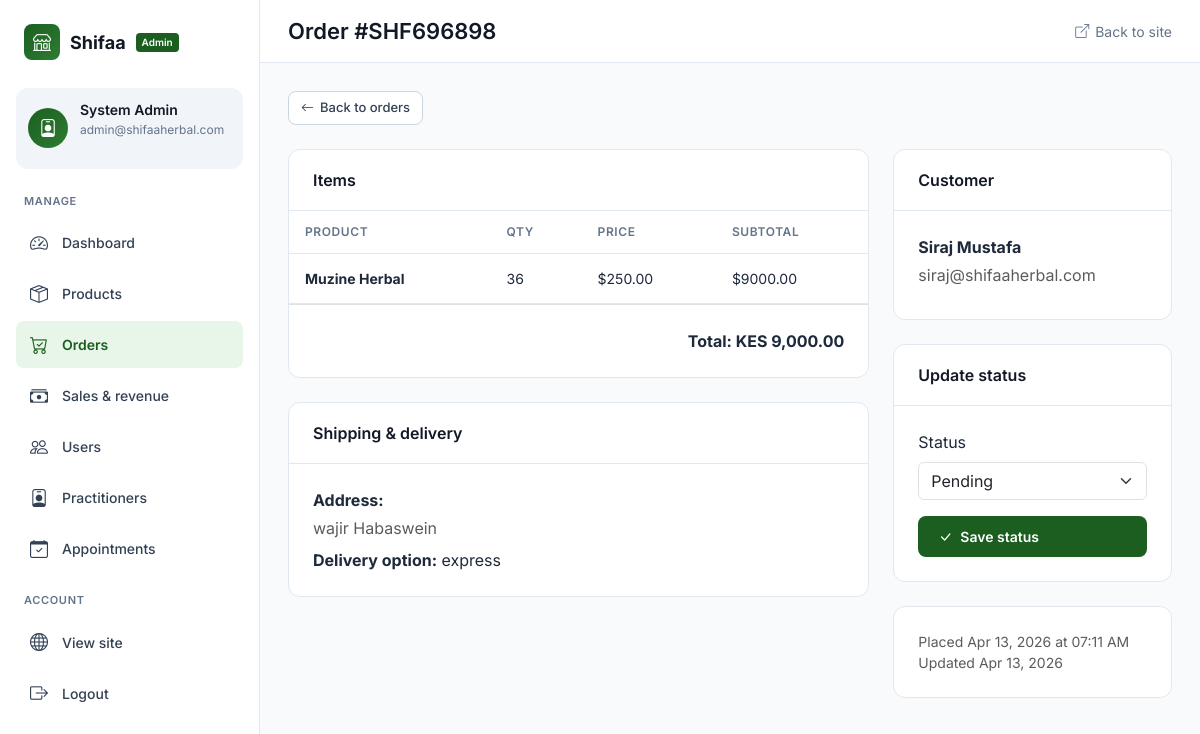
Page /admin/orders/1 (signed in) on the committed database.
### models.py (models this page shows, shortened)
class User(UserMixin, db.Model):
    __tablename__ = 'user'
    id = db.Column(db.Integer, primary_key=True)
    name = db.Column(db.String(100), nullable=False)
    email = db.Column(db.String(120), unique=True, nullable=False, index=True)  # Added index
    phone = db.Column(db.String(20))
    address = db.Column(db.Text)
    role = db.Column(db.String(20), default='user', index=True)  # Added index
    password_hash = db.Column(db.String(255), nullable=False)
    created_at = db.Column(db.DateTime, default=datetime.utcnow)
    updated_at = db.Column(db.DateTime, default=datetime.utcnow, onupdate=datetime.utcnow)
    orders = db.relationship('Order', backref='user', lazy='dynamic')
    cart_items = db.relationship('CartItem', backref='user', lazy='dynamic', cascade='all, delete-orphan')
    appointments = db.relationship('Appointment', backref='user', lazy='dynamic')

class Order(db.Model):
    __tablename__ = 'order'
    id = db.Column(db.Integer, primary_key=True)
    order_number = db.Column(db.String(50), unique=True, nullable=False, index=True)  # Added index
    user_id = db.Column(db.Integer, db.ForeignKey('user.id'), nullable=False, index=True)  # Added index
    total_amount = db.Column(db.Numeric(10, 2), nullable=False)
    status = db.Column(db.String(50), default='pending', index=True)  # Added index
    shipping_address = db.Column(db.Text, nullable=False)
    delivery_option = db.Column(db.String(50), default='standard')
    payment_method = db.Column(db.String(50), default='mpesa')
    payment_status = db.Column(db.String(50), default='pending', index=True)  # Added index
    notes = db.Column(db.Text)
    created_at = db.Column(db.DateTime, default=datetime.utcnow, index=True)  # Added index
    updated_at = db.Column(db.DateTime, default=datetime.utcnow, onupdate=datetime.utcnow)
    items = db.relationship('OrderItem', backref='order', lazy='dynamic', cascade='all, delete-orphan')
    __table_args__ = (
        db.Index('idx_order_user_status', 'user_id', 'status'),
        db.Index('idx_order_created_status', 'created_at', 'status'),
    )

class OrderItem(db.Model):
    __tablename__ = 'order_item'
    id = db.Column(db.Integer, primary_key=True)
    order_id = db.Column(db.Integer, db.ForeignKey('order.id'), nullable=False, index=True)  # Added index
    product_id = db.Column(db.Integer, db.ForeignKey('product.id'), nullable=False, index=True)  # Added index
    quantity = db.Column(db.Integer, nullable=False)
    price = db.Column(db.Numeric(10, 2), nullable=False)  # Price at time of purchase
    created_at = db.Column(db.DateTime, default=datetime.utcnow)
    __table_args__ = (
        db.Index('idx_orderitem_order_product', 'order_id', 'product_id'),
    )

class Product(db.Model):
    __tablename__ = 'product'
    id = db.Column(db.Integer, primary_key=True)
    name = db.Column(db.String(200), nullable=False, index=True)  # Added index
    description = db.Column(db.Text)
    price = db.Column(db.Numeric(10, 2), nullable=False)
    stock = db.Column(db.Integer, default=0, index=True)  # Added index
    category = db.Column(db.String(100), index=True)  # Added index
    image_url = db.Column(db.String(500))
    usage_instructions = db.Column(db.Text)
    warnings = db.Column(db.Text)
    is_active = db.Column(db.Boolean, default=True, index=True)  # Added index
    created_at = db.Column(db.DateTime, default=datetime.utcnow)
    updated_at = db.Column(db.DateTime, default=datetime.utcnow, onupdate=datetime.utcnow)
    order_items = db.relationship('OrderItem', backref='product', lazy='dynamic')
    cart_items = db.relationship('CartItem', backref='product', lazy='dynamic')

### app.py (the view, shortened to what this page needs)
    @app.route("/admin/orders/<int:order_id>", methods=["GET", "POST"])
    @login_required
    @admin_required
    def admin_order_detail(order_id):
        from models import Order
        order = db.session.get(Order, order_id)
        if not order:
            flash("Order not found.", "error")
            return redirect(url_for("admin_orders"))
        return render_template("admin/order_detail.html", order=order)

### templates/admin/order_detail.html (shortened to what this page needs)
{% extends "admin/base.html" %}
{% block page_title %}Order #{{ order.order_number }}{% endblock %}
{% block content %}
<div class="d-flex flex-wrap gap-3 mb-4">
    <a href="{{ url_for('admin_orders') }}" class="btn-sm-admin"><i class="bi bi-arrow-left"></i> Back to orders</a>
</div>
<div class="row g-4">
    <div class="col-lg-8">
        <div class="card-admin">
            <div class="card-header">Items</div>
            <div class="card-body p-0">
                <table class="table-admin">
                    <thead>
                        <tr>
                            <th>Product</th>
                            <th>Qty</th>
                            <th>Price</th>
                            <th>Subtotal</th>
                        </tr>
                    </thead>
                    <tbody>
                        {% for item in order.items %}
                        <tr>
                            <td><strong>{{ item.product.name }}</strong></td>
                            <td>{{ item.quantity }}</td>
                            <td>${{ "%.2f"|format(item.price) }}</td>
                            <td>${{ "%.2f"|format(item.quantity * item.price) }}</td>
                        </tr>
                        {% endfor %}
                    </tbody>
                </table>
            </div>
            <div class="card-body border-top">
                <div class="d-flex justify-content-end">
                    <strong>Total: {{ order.total_amount|currency }}</strong>
                </div>
            </div>
        </div>
        <div class="card-admin">
            <div class="card-header">Shipping & delivery</div>
            <div class="card-body">
                <p class="mb-1"><strong>Address:</strong></p>
                <p class="text-muted mb-2">{{ order.shipping_address or '—' }}</p>
                <p class="mb-0"><strong>Delivery option:</strong> {{ order.delivery_option or '—' }}</p>
            </div>
        </div>
    </div>
    <div class="col-lg-4">
        <div class="card-admin">
            <div class="card-header">Customer</div>
            <div class="card-body">
                <p class="mb-1"><strong>{{ order.user.name }}</strong></p>
                <p class="text-muted mb-2">{{ order.user.email }}</p>
            </div>
        </div>
        <div class="card-admin">
            <div class="card-header">Update status</div>
            <div class="card-body">
                <form method="post">
                    <div class="mb-3">
                        <label class="form-label">Status</label>
                        <select name="status" class="form-select">
                            <option value="pending" {% if order.status == 'pending' %}selected{% endif %}>Pending</option>
                        </select>
                    </div>
                    <button type="submit" class="btn-admin w-100"><i class="bi bi-check-lg"></i> Save status</button>
                </form>
            </div>
        </div>
        <div class="card-admin">
            <div class="card-body">
                <p class="mb-0 small text-muted">Placed {{ order.created_at.strftime('%b %d, %Y at %I:%M %p') }}</p>
                {% if order.updated_at %}<p class="mb-0 small text-muted">Updated {{ order.updated_at.strftime('%b %d, %Y') }}</p>{% endif %}
            </div>
        </div>
    </div>
</div>
{% endblock %}

### templates/admin/base.html (shortened to what this page needs)
<!DOCTYPE html>
<html lang="en">
<head>
    <link href="https://cdn.jsdelivr.net/npm/bootstrap@5.3.0-alpha1/dist/css/bootstrap.min.css" rel="stylesheet">
    <link href="https://cdn.jsdelivr.net/npm/bootstrap-icons@1.8.1/font/bootstrap-icons.css" rel="stylesheet">
</head>
<body>
    <div class="admin-container">
        <aside class="sidebar" id="sidebar">
            <div class="logo">
                <div class="logo-icon"><i class="bi bi-shop"></i></div>
                <span class="logo-text">Shifaa</span>
                <span class="logo-badge">Admin</span>
            </div>
            <div class="user-profile">
                <div class="user-avatar"><i class="bi bi-person-badge"></i></div>
                <div class="user-info">
                    <h4>{{ current_user.name }}</h4>
                    <p>{{ current_user.email }}</p>
                </div>
            </div>
            <div class="nav-section">
                <div class="nav-title">Manage</div>
                <a href="{{ url_for('dashboard') }}" class="nav-item {% if request.endpoint == 'dashboard' %}active{% endif %}">
                    <i class="bi bi-speedometer2"></i>
                    <span>Dashboard</span>
                </a>
                <a href="{{ url_for('admin_products') }}" class="nav-item {% if request.endpoint and request.endpoint.startswith('admin_product') %}active{% endif %}">
                    <i class="bi bi-box-seam"></i>
                    <span>Products</span>
                </a>
                <a href="{{ url_for('admin_orders') }}" class="nav-item {% if request.endpoint and request.endpoint.startswith('admin_order') %}active{% endif %}">
                    <i class="bi bi-cart-check"></i>
                    <span>Orders</span>
                </a>
                <a href="{{ url_for('admin_sales') }}" class="nav-item {% if request.endpoint == 'admin_sales' %}active{% endif %}">
                    <i class="bi bi-cash-stack"></i>
                    <span>Sales & revenue</span>
                </a>
                <a href="{{ url_for('admin_users') }}" class="nav-item {% if request.endpoint == 'admin_users' %}active{% endif %}">
                    <i class="bi bi-people"></i>
                    <span>Users</span>
                </a>
                <a href="{{ url_for('admin_practitioners') }}" class="nav-item {% if request.endpoint and request.endpoint.startswith('admin_practitioner') %}active{% endif %}">
                    <i class="bi bi-person-badge"></i>
                    <span>Practitioners</span>
                </a>
                <a href="{{ url_for('admin_appointments') }}" class="nav-item {% if request.endpoint == 'admin_appointments' %}active{% endif %}">
                    <i class="bi bi-calendar-check"></i>
                    <span>Appointments</span>
                </a>
            </div>
            <div class="nav-section">
                <div class="nav-title">Account</div>
                <a href="{{ url_for('index') }}" class="nav-item">
                    <i class="bi bi-globe"></i>
                    <span>View site</span>
                </a>
                <a href="{{ url_for('logout') }}" class="nav-item">
                    <i class="bi bi-box-arrow-right"></i>
                    <span>Logout</span>
                </a>
            </div>
        </aside>
        <main class="main-content">
            <div class="top-bar">
                <h1>{% block page_title %}Admin{% endblock %}</h1>
                <a href="{{ url_for('index') }}" class="back-site"><i class="bi bi-box-arrow-up-right"></i> Back to site</a>
            </div>
            <div class="content-area">
                {% block content %}{% endblock %}
            </div>
        </main>
    </div>
</body>
</html>

### templates/admin/base.html (style rules this page uses)
:root { --admin-primary: #1b5e20; --admin-primary-light: #e8f5e9; --admin-secondary: #2e7d32; --success-color: #06d6a0; --warning-color: #ffd166; --danger-color: #ef476f; --dark-color: #121826; --light-color: #f8fafc; --gray-100: #f1f5f9; --gray-200: #e2e8f0; --gray-300: #cbd5e1; --gray-400: #94a3b8; --gray-500: #64748b; --gray-700: #334155; --gray-800: #1e293b; --radius-sm: 8px; --radius-md: 12px; --radius-lg: 16px; --shadow-sm: 0 1px 2px 0 rgba(0, 0, 0, 0.05); --shadow-md: 0 4px 6px -1px rgba(0, 0, 0, 0.1); }
* { margin: 0; padding: 0; box-sizing: border-box; }
body { font-family: 'Inter', sans-serif; background: var(--light-color); color: var(--gray-800); line-height: 1.5; }
.admin-container { display: flex; min-height: 100vh; }
.sidebar { width: 260px; background: white; border-right: 1px solid var(--gray-200); padding: 24px 16px; position: fixed; height: 100vh; overflow-y: auto; z-index: 100; }
.sidebar .logo { display: flex; align-items: center; gap: 10px; margin-bottom: 28px; padding: 0 8px; }
.sidebar .logo-icon { width: 36px; height: 36px; background: linear-gradient(135deg, var(--admin-primary), var(--admin-secondary)); border-radius: var(--radius-sm); display: flex; align-items: center; justify-content: center; color: white; font-size: 18px; }
.sidebar .logo-text { font-weight: 700; font-size: 18px; color: var(--dark-color); }
.sidebar .logo-badge { font-size: 10px; background: var(--admin-primary); color: white; padding: 2px 6px; border-radius: 4px; font-weight: 600; }
.user-profile { padding: 14px 12px; background: var(--gray-100); border-radius: var(--radius-md); margin-bottom: 24px; display: flex; align-items: center; gap: 12px; }
.user-avatar { width: 40px; height: 40px; background: linear-gradient(135deg, var(--admin-primary), var(--admin-secondary)); border-radius: 50%; display: flex; align-items: center; justify-content: center; color: white; font-size: 18px; }
.user-info h4 { font-weight: 600; font-size: 14px; color: var(--dark-color); margin-bottom: 2px; }
.user-info p { font-size: 12px; color: var(--gray-500); }
.nav-section { margin-bottom: 20px; }
.nav-title { font-size: 11px; font-weight: 600; text-transform: uppercase; letter-spacing: 0.06em; color: var(--gray-500); margin-bottom: 10px; padding: 0 8px; }
.nav-item { display: flex; align-items: center; gap: 12px; padding: 10px 12px; border-radius: var(--radius-sm); color: var(--gray-700); text-decoration: none; font-weight: 500; font-size: 14px; transition: all 0.2s; margin-bottom: 4px; }
.nav-item.active { background: var(--admin-primary-light); color: var(--admin-primary); font-weight: 600; }
.nav-item i { font-size: 18px; width: 22px; text-align: center; }
.main-content { flex: 1; margin-left: 260px; padding: 0; }
.top-bar { background: white; border-bottom: 1px solid var(--gray-200); padding: 18px 28px; display: flex; justify-content: space-between; align-items: center; position: sticky; top: 0; z-index: 50; }
.top-bar h1 { font-size: 22px; font-weight: 600; color: var(--dark-color); margin: 0; }
.top-bar .back-site { color: var(--gray-500); text-decoration: none; font-size: 14px; display: flex; align-items: center; gap: 6px; }
.content-area { padding: 28px; }
.btn-admin { background: var(--admin-primary); color: white; border: none; padding: 10px 20px; border-radius: var(--radius-sm); font-weight: 600; font-size: 14px; cursor: pointer; text-decoration: none; display: inline-flex; align-items: center; gap: 8px; transition: all 0.2s; }
.card-admin { background: white; border-radius: var(--radius-md); border: 1px solid var(--gray-200); overflow: hidden; margin-bottom: 24px; }
.card-admin .card-header { padding: 18px 24px; border-bottom: 1px solid var(--gray-200); font-weight: 600; font-size: 16px; color: var(--dark-color); }
.card-admin .card-body { padding: 24px; }
.table-admin { width: 100%; border-collapse: collapse; }
.table-admin th { text-align: left; padding: 12px 16px; font-size: 12px; font-weight: 600; color: var(--gray-500); text-transform: uppercase; letter-spacing: 0.05em; border-bottom: 1px solid var(--gray-200); }
.table-admin td { padding: 14px 16px; border-bottom: 1px solid var(--gray-200); font-size: 14px; }
.btn-sm-admin { padding: 6px 12px; border-radius: var(--radius-sm); font-size: 13px; font-weight: 500; text-decoration: none; display: inline-flex; align-items: center; gap: 6px; border: 1px solid var(--gray-300); background: white; color: var(--gray-700); cursor: pointer; transition: all 0.2s; }

### rows in the picture
User: name "System Admin", email "admin@shifaaherbal.com"
Order: order_number "SHF696898", total_amount "KES 9,000.00", shipping_address "wajir Habaswein", delivery_option "express", status "Pending", created_at "Apr 13, 2026 at 07:11 AM", updated_at "Apr 13, 2026"
OrderItem: product.name "Muzine Herbal", quantity "36", price "250.00", item.quantity*item.price "9000.00"
User: user.name "Siraj Mustafa", user.email "siraj@shifaaherbal.com"
